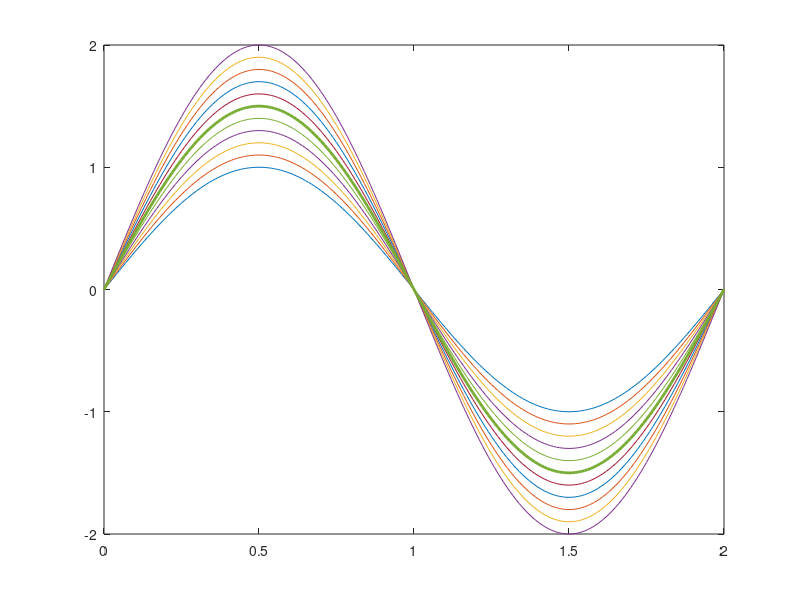

The MATLAB script that drew this image: (Note: this script raises an error after producing the figure.)
% Generiranje trajektorije
clear all;
dt = 0.01;
tf = 2;
t = 0:dt:tf;
j = 0;

%plots 11 sinuses
for a = 1:0.1:2
    j = j + 1;
    for i = 1:size(t)
        p(j,:) = a*sin(t*2*pi/tf); %stored sinuses
    end
end
plot(t,p);

% Mean and Standard deviation of sinuses
mu = mean(p);
sigma = std(p);

hold on
plot(t,mu,'LineWidth',2);

% RBF
W = [];
M = 10;
for j = 1:size(p,1)
    [RBF,~] = Trj2RBFp(p(j,:)',dt,M);
    W(:,j) = RBF.w;
end

mu_w = mean(W')';
sigma_w = zeros(M,M);

%% Equation (5)
for i = 1:M
    sigma_w = sigma_w + 1/M*(W(i,:) - mu_w)*(W(i,:) - mu_w)';
end

RBF_mu = RBF; RBF_mu.w = mu_w;

p_w = RBFp2Trj(RBF_mu);

plot(t(1:size(p_w)), p_w,':k','LineWidth',3);


%% predikcija mu_x glede na viapoint
%x_via = 1.4;
%y_via = 2;
x_via = 1.5;
y_via = -1.9;

% Za to rabim x in y, x je faza, odvisna od casa (x-os)
S.x = exp(-RBF.a_x*x_via/RBF.tau);
% sigma_y je sigma(x_via) manjsi sigma, bolj sili v via tocko; ni treba racunati

% sigma_y = sigma(x_via/dt);
sigma_y = 10.001;
% sigma_y = 10.001; %vecji sigma_y, manj natancno gre cez via tocko

%% Equations (6) from Learning via Mov primitives article
% psi = RBF(x,c,h) = exp(-((x - c)**2) / (2 * h**2))
% x is the input value.
% c is the center of the RBF.
% h is the width (or bandwidth) of the RBF.

psi=exp(-(S.x-RBF_mu.c).^2./(2*RBF_mu.sigma2))';
L = sigma_w*psi/(sigma_y + psi'*sigma_w'*psi);
mu_v = mu_w + L*(y_via - psi'*mu_w);


%% test
RBF_via = RBF_mu; RBF_via.w = mu_v;

p_via = RBFp2Trj(RBF_via);

plot(t(1:size(p_via)), p_via,':m','LineWidth',2);
